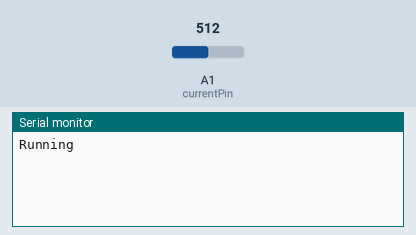
Recording of a sketch running on a simulated Arduino Uno, built with avr-gcc and run on an emulated ATmega328P. On the bench: the last lines printed to the serial monitor. The test bench sets the inputs (shaded band); at power-on: A1 (currentPin) = 512.

Above: at 1.2 s.
1.3 s: A1 (currentPin) set to 716
At 2.6 s:
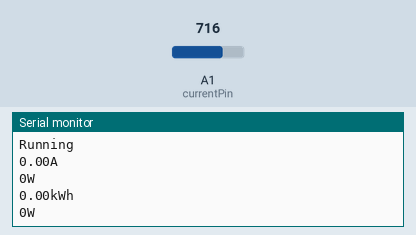
3.5 s: A1 (currentPin) set to 900
At 5.2 s:
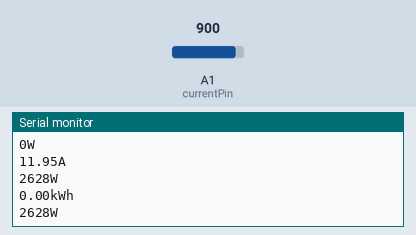
Timing chart, 0 to 6.7 s (numbered marks = the images above; inputs shaded):
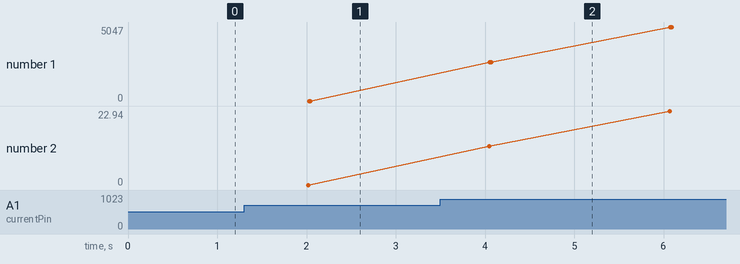

The sketch:

PowerMeterSerial.ino
```cpp
//Michael Klements
//The DIY Life
//27 October 2014

int currentPin = 1;              //Assign CT input to pin 1
double kilos = 0;
int peakPower = 0;

void setup()
{
  Serial.begin(9600);            //Start serial communication
  Serial.println("Running");
}

void loop()
{
  int current = 0;
  int maxCurrent = 0;
  int minCurrent = 1000;
  for (int i=0 ; i<=200 ; i++)  //Monitors and logs the current input for 200 cycles to determine max and min current
  {
    current = analogRead(currentPin);    //Reads current input and records maximum and minimum current
    if(current >= maxCurrent)
      maxCurrent = current;
    else if(current <= minCurrent)
      minCurrent = current;
  }
  if (maxCurrent <= 517)
  {
    maxCurrent = 516;
  }
  double RMSCurrent = ((maxCurrent - 516)*0.707)/11.8337;    //Calculates RMS current based on maximum value
  int RMSPower = 220*RMSCurrent;    //Calculates RMS Power Assuming Voltage 220VAC, change to 110VAC accordingly
  if (RMSPower > peakPower)
  {
    peakPower = RMSPower;
  }
  kilos = kilos + (RMSPower * (2.05/60/60/1000));    //Calculate kilowatt hours used
  delay (2000);
  Serial.print(RMSCurrent);
  Serial.println("A");
  Serial.print(RMSPower);
  Serial.println("W");
  Serial.print(kilos);
  Serial.println("kWh");
  Serial.print(peakPower);
  Serial.println("W");
}
```

Measured:
- plotted number 1: 0 → 5047 after the input at 3.5 s
- plotted number 2: 0 → 22.94 after the input at 3.5 s
